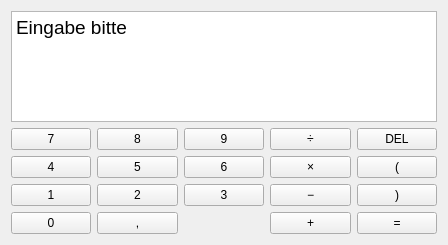
<?xml version="1.0" encoding="UTF-8"?>
<ui version="4.0">
 <class>Form</class>
 <widget class="QWidget" name="Form">
  <property name="geometry">
   <rect>
    <x>0</x>
    <y>0</y>
    <width>448</width>
    <height>245</height>
   </rect>
  </property>
  <property name="windowTitle">
   <string>Taschenrechner</string>
  </property>
  <layout class="QGridLayout" name="gridLayout_2">
   <item row="1" column="0">
    <layout class="QGridLayout" name="gridLayout">
     <item row="0" column="0">
      <widget class="QPushButton" name="pB_Z7">
       <property name="text">
        <string>7</string>
       </property>
      </widget>
     </item>
     <item row="0" column="2">
      <widget class="QPushButton" name="pB_Z9">
       <property name="text">
        <string>9</string>
       </property>
      </widget>
     </item>
     <item row="2" column="0">
      <widget class="QPushButton" name="pB_Z1">
       <property name="text">
        <string>1</string>
       </property>
      </widget>
     </item>
     <item row="1" column="0">
      <widget class="QPushButton" name="pB_Z4">
       <property name="text">
        <string>4</string>
       </property>
      </widget>
     </item>
     <item row="0" column="1">
      <widget class="QPushButton" name="pB_Z8">
       <property name="text">
        <string>8</string>
       </property>
      </widget>
     </item>
     <item row="1" column="1">
      <widget class="QPushButton" name="pB_Z5">
       <property name="text">
        <string>5</string>
       </property>
      </widget>
     </item>
     <item row="1" column="2">
      <widget class="QPushButton" name="pB_Z6">
       <property name="text">
        <string>6</string>
       </property>
      </widget>
     </item>
     <item row="2" column="1">
      <widget class="QPushButton" name="pB_Z2">
       <property name="text">
        <string>2</string>
       </property>
      </widget>
     </item>
     <item row="2" column="2">
      <widget class="QPushButton" name="pB_Z3">
       <property name="text">
        <string>3</string>
       </property>
      </widget>
     </item>
     <item row="3" column="0">
      <widget class="QPushButton" name="pB_Z0">
       <property name="text">
        <string>0</string>
       </property>
      </widget>
     </item>
     <item row="3" column="1">
      <widget class="QPushButton" name="pB_comma">
       <property name="text">
        <string>,</string>
       </property>
      </widget>
     </item>
     <item row="0" column="3">
      <widget class="QPushButton" name="pB_div">
       <property name="text">
        <string>÷</string>
       </property>
      </widget>
     </item>
     <item row="1" column="3">
      <widget class="QPushButton" name="pB_mul">
       <property name="text">
        <string>×</string>
       </property>
      </widget>
     </item>
     <item row="2" column="3">
      <widget class="QPushButton" name="pB_sub">
       <property name="text">
        <string>−</string>
       </property>
      </widget>
     </item>
     <item row="3" column="3">
      <widget class="QPushButton" name="pB_add">
       <property name="text">
        <string>+</string>
       </property>
      </widget>
     </item>
     <item row="0" column="4">
      <widget class="QPushButton" name="pB_del">
       <property name="text">
        <string>DEL</string>
       </property>
      </widget>
     </item>
     <item row="1" column="4">
      <widget class="QPushButton" name="pB_ob">
       <property name="text">
        <string>(</string>
       </property>
      </widget>
     </item>
     <item row="2" column="4">
      <widget class="QPushButton" name="pB_cb">
       <property name="text">
        <string>)</string>
       </property>
      </widget>
     </item>
     <item row="3" column="4">
      <widget class="QPushButton" name="pB_ret">
       <property name="text">
        <string>=</string>
       </property>
      </widget>
     </item>
    </layout>
   </item>
   <item row="0" column="0">
    <widget class="QPlainTextEdit" name="pTE_display">
     <property name="font">
      <font>
       <pointsize>14</pointsize>
      </font>
     </property>
     <property name="lineWrapMode">
      <enum>QPlainTextEdit::NoWrap</enum>
     </property>
     <property name="plainText">
      <string>Eingabe bitte</string>
     </property>
    </widget>
   </item>
  </layout>
 </widget>
 <resources/>
 <connections/>
</ui>
